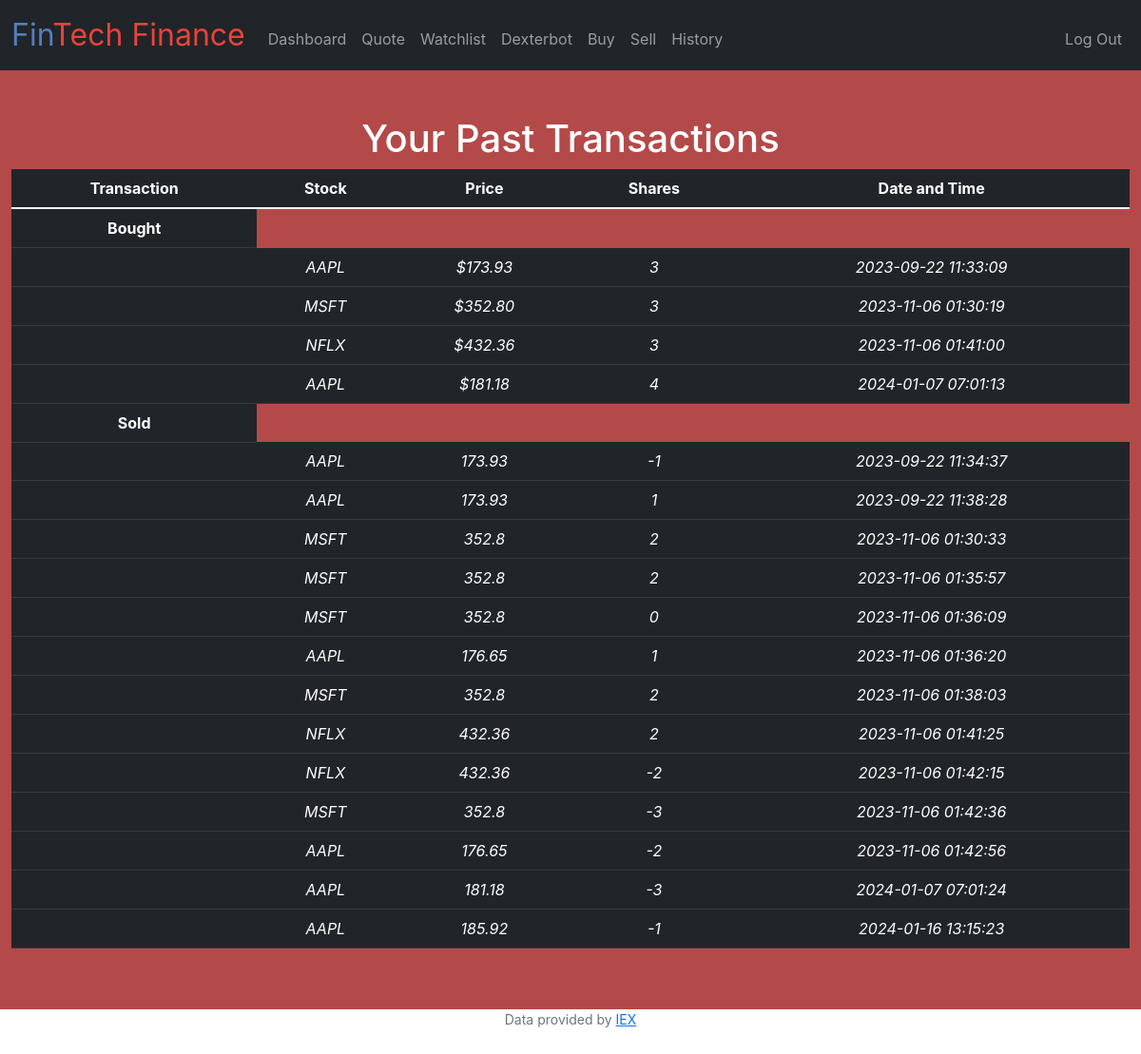
The page /history (signed in) on the database its author committed.
### tables this page shows
CREATE TABLE purchases (id INTEGER PRIMARY KEY AUTOINCREMENT NOT NULL, username TEXT NOT NULL, stock TEXT NOT NULL, shares INTEGER NOT NULL, price NUMERIC NOT NULL, type TEXT, DT TIMESTAMP);

### app.py (the view)
@app.route("/history")
@login_required
def history():
    purchases_buy = db.execute("select * from purchases where type='B'")
    purchases_sell = db.execute("select * from purchases where type='S'")
    return render_template("history.html", purchases_buy=purchases_buy, purchases_sell=purchases_sell)

### app.py (called while the page is built)
@app.after_request
def after_request(response):
    response.headers["Cache-Control"] = "no-cache, no-store, must-revalidate"
    response.headers["Expires"] = 0
    response.headers["Pragma"] = "no-cache"
    return response

### helpers.py (called while the page is built)
def login_required(f):
    @wraps(f)
    def decorated_function(*args, **kwargs):
        if session.get("user_id") is None:
            return redirect("/login")
        return f(*args, **kwargs)
    return decorated_function

def usd(value):
    return f"${value:,.2f}"

### templates/history.html (shortened to what this page needs)
{% extends "layout.html" %}
{% block main %}
<h1 style="color:white;">Your Past Transactions</h1>
<table class="table table-dark">
    <thead>
      <tr>
        <th scope="col">Transaction</th>
        <th scope="col">Stock</th>
        <th scope="col">Price</th>
        <th scope="col">Shares</th>
        <th scope="col">Date and Time</th>
      </tr>
    </thead>
    <tbody>
      <tr>
        <th scope="row">Bought</th>
      </tr>
      {% for row in purchases_buy %}
        <tr>
          <th></th>
          <td>{{row.stock}}</td>
          <td>{{row.price | usd}}</td>
          <td>{{row.shares}}</td>
          <td>{{row.DT}}</td>
        </tr>
      {% endfor %}
      <tr>
        <th scope="row">Sold</th>
      </tr>
      {% for row in purchases_sell %}
        <tr>
          <th></th>
          <td>{{row.stock}}</td>
          <td>{{row.price}}</td>
          <td>{{row.shares}}</td>
          <td>{{row.DT}}</td>
        </tr>
      {% endfor %}
    </tbody>
  </table>
{% endblock %}

### templates/layout.html (shortened to what this page needs)
<!DOCTYPE html>
<html lang="en">
    <head>
        <link href="https://cdn.jsdelivr.net/npm/bootstrap@5.1.3/dist/css/bootstrap.min.css" rel="stylesheet">
        <link href="/static/styles.css" rel="stylesheet">
    </head>
    <body>
        <nav class="bg-dark navbar navbar-expand-md navbar-dark">
            <div class="container-fluid">
                <a class="navbar-brand" href="/"><span class="blue">Fin</span><span class="red">Tech</span> <span class="red">Finance</span></a>
                <div class="collapse navbar-collapse" id="navbar">
                    {% if session["user_id"] %}
                        <ul class="navbar-nav me-auto mt-2">
                            <li class="nav-item"><a class="nav-link" href="/fundamentals">Dashboard</a></li>
                            <li class="nav-item"><a class="nav-link" href="/quote">Quote</a></li>
                            <li class="nav-item"><a class="nav-link" href="/watchlist">Watchlist</a></li>
                            <li class="nav-item"><a class="nav-link" href="/ask">Dexterbot</a></li>
                            <li class="nav-item"><a class="nav-link" href="/buy">Buy</a></li>
                            <li class="nav-item"><a class="nav-link" href="/sell">Sell</a></li>
                            <li class="nav-item"><a class="nav-link" href="/history">History</a></li>
                        </ul>
                        <ul class="navbar-nav ms-auto mt-2">
                            <li class="nav-item"><a class="nav-link" href="/logout">Log Out</a></li>
                        </ul>
                    {% else %}
                        <ul class="navbar-nav ms-auto mt-2">
                            <li class="nav-item"><a class="nav-link" href="/register">Register</a></li>
                            <li class="nav-item"><a class="nav-link" href="/login">Log In</a></li>
                        </ul>
                    {% endif %}
                </div>
            </div>
        </nav>
        <main class="container-fluid py-5 text-center">
            {% block main %}{% endblock %}
        </main>
        <footer class="mb-5 small text-center text-muted">
            Data provided by <a href="https://iexcloud.io/">IEX</a>
        </footer>
    </body>
</html>

### static/styles.css (style rules this page uses)
nav .navbar-brand { font-size: xx-large; }
nav .navbar-brand .blue { color: #537fbe; }
nav .navbar-brand .red { color: #ea433b; }
th { font-style:bold; }
td { font-style:italic; }
tr:nth-child(even) { background-color: #f2f2f2; }
span { color:black; }
main { background-color:#b44949; }
* { padding: 0; margin: 0; overflow-x: hidden; font-family: 'Inter', sans-serif; }

### rows shown on the page
purchases: stock "AAPL", price "$173.93", shares "3", DT "2023-09-22 11:33:09"
purchases: stock "MSFT", price "$352.80", shares "3", DT "2023-11-06 01:30:19"
purchases: stock "NFLX", price "$432.36", shares "3", DT "2023-11-06 01:41:00"
purchases: stock "AAPL", price "$181.18", shares "4", DT "2024-01-07 07:01:13"
purchases: stock "AAPL", price "173.93", shares "-1", DT "2023-09-22 11:34:37"
purchases: stock "AAPL", price "173.93", shares "1", DT "2023-09-22 11:38:28"
purchases: stock "MSFT", price "352.8", shares "2", DT "2023-11-06 01:30:33"
purchases: stock "MSFT", price "352.8", shares "2", DT "2023-11-06 01:35:57"
purchases: stock "MSFT", price "352.8", shares "0", DT "2023-11-06 01:36:09"
purchases: stock "AAPL", price "176.65", shares "1", DT "2023-11-06 01:36:20"
purchases: stock "MSFT", price "352.8", shares "2", DT "2023-11-06 01:38:03"
purchases: stock "NFLX", price "432.36", shares "2", DT "2023-11-06 01:41:25"
purchases: stock "NFLX", price "432.36", shares "-2", DT "2023-11-06 01:42:15"
purchases: stock "MSFT", price "352.8", shares "-3", DT "2023-11-06 01:42:36"
purchases: stock "AAPL", price "176.65", shares "-2", DT "2023-11-06 01:42:56"
purchases: stock "AAPL", price "181.18", shares "-3", DT "2024-01-07 07:01:24"
purchases: stock "AAPL", price "185.92", shares "-1", DT "2024-01-16 13:15:23"
